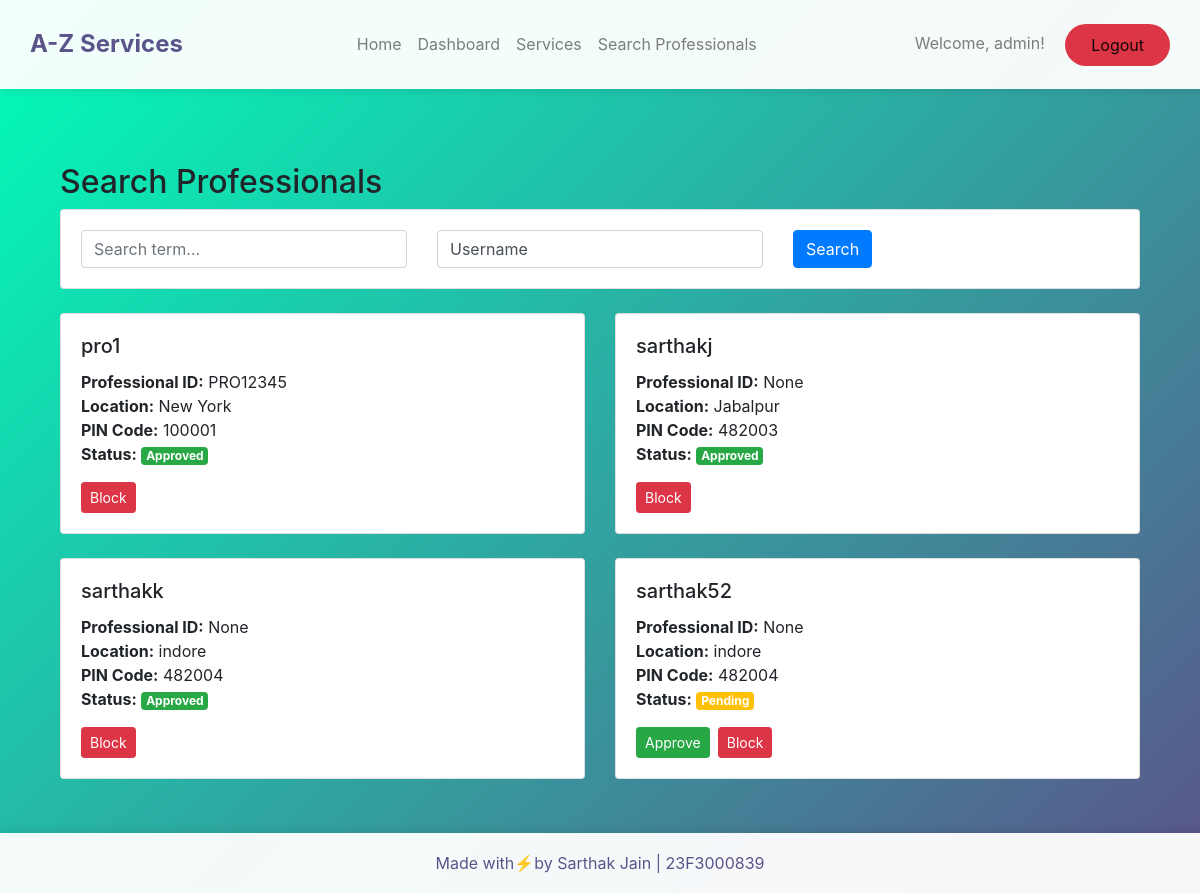
Screenshot of /admin/search_professionals (signed in) with the database file from the repository.
### app/models.py (models this page shows, shortened)
class User(UserMixin, db.Model):
    __tablename__ = 'user'
    id = db.Column(db.Integer, primary_key=True)
    username = db.Column(db.String(80), unique=True, nullable=False)
    password = db.Column(db.String(120), nullable=False)
    role = db.Column(db.String(20), nullable=False)  # 'admin', 'professional', 'customer'
    is_approved = db.Column(db.Boolean, default=False)
    is_blocked = db.Column(db.Boolean, default=False)
    average_rating = db.Column(db.Float, default=0.0)
    location = db.Column(db.String(100))
    pincode = db.Column(db.String(6))
    professional_id = db.Column(db.String(8), unique=True)  # For format PRO12345
    service_requests_made = db.relationship('ServiceRequest',
                                          foreign_keys='ServiceRequest.customer_id',
                                          backref='customer')
    service_requests_received = db.relationship('ServiceRequest',
                                              foreign_keys='ServiceRequest.professional_id',
                                              backref='professional')
    reviews_given = db.relationship('Review',
                                  foreign_keys='Review.customer_id',
                                  backref='reviewer')
    reviews_received = db.relationship('Review',
                                     foreign_keys='Review.professional_id',
                                     backref='reviewed_professional')

### app/views/admin.py (the view, shortened to what this page needs)
@admin_bp.route('/search_professionals', methods=['GET'])
@admin_required
def search_professionals():
    form = ProfessionalSearchForm()
    query = User.query.filter_by(role='professional')
    search_term = request.args.get('search_term', '')
    search_type = request.args.get('search_type', 'username')
    professionals = query.all()
    return render_template('admin/search_professionals.html',
                         professionals=professionals,
                         form=form)

### app/forms.py
class ProfessionalSearchForm(FlaskForm):
    search_term = StringField('Search', validators=[Optional()])
    search_type = SelectField('Search By',
                            choices=[
                                ('username', 'Username'),
                                ('professional_id', 'Professional ID'),
                                ('location', 'Location'),
                                ('pincode', 'PIN Code')
                            ])
    submit = SubmitField('Search')

### app/__init__.py (called while the page is built)
def create_app(config_class=Config):
    app = Flask(__name__)
    app.config.from_object(config_class)
    db.init_app(app)
    migrate.init_app(app, db)
    login_manager.init_app(app)
    login_manager.login_view = 'main.login'
    from .models import User
    @login_manager.user_loader
    def load_user(user_id):
        return User.query.get(int(user_id))
    from .views.admin import admin_bp
    from .views.customer import customer_bp
    from .views.professional import professional_bp
    from .routes import main_bp
    app.register_blueprint(admin_bp, url_prefix='/admin')
    app.register_blueprint(customer_bp, url_prefix='/customer')
    app.register_blueprint(professional_bp, url_prefix='/professional')
    app.register_blueprint(main_bp)
    with app.app_context():
        db.create_all()
    return app

### app/views/admin.py (called while the page is built)
def admin_required(f):
    @wraps(f)
    def decorated_function(*args, **kwargs):
        if not current_user.is_authenticated or current_user.role != 'admin':
            flash('You need to be logged in as an admin to view this page.', 'danger')
            return redirect(url_for('main.login'))
        return f(*args, **kwargs)
    return decorated_function

### app/templates/admin/search_professionals.html (shortened to what this page needs)
{% extends "layout.html" %}
{% block content %}
<div class="container mt-4">
    <h2>Search Professionals</h2>
    <div class="card mb-4">
        <div class="card-body">
            <form method="GET" class="row g-3">
                <div class="col-md-4">
                    {{ form.search_term(class="form-control", placeholder="Search term...") }}
                </div>
                <div class="col-md-4">
                    {{ form.search_type(class="form-control") }}
                </div>
                <div class="col-md-4">
                    {{ form.submit(class="btn btn-primary") }}
                </div>
            </form>
        </div>
    </div>
    <div class="row">
        {% for professional in professionals %}
        <div class="col-md-6 mb-4">
            <div class="card">
                <div class="card-body">
                    <h5 class="card-title">{{ professional.username }}</h5>
                    <p class="card-text">
                        <strong>Professional ID:</strong> {{ professional.professional_id }}<br>
                        <strong>Location:</strong> {{ professional.location }}<br>
                        <strong>PIN Code:</strong> {{ professional.pincode }}<br>
                        <strong>Status:</strong>
                        {% if professional.is_approved %}
                            <span class="badge bg-success">Approved</span>
                        {% else %}
                            <span class="badge bg-warning">Pending</span>
                        {% endif %}
                    </p>
                    <div class="d-flex gap-2">
                        {% if not professional.is_approved %}
                        <form action="{{ url_for('admin.approve_professional', user_id=professional.id) }}"
                              method="POST" class="d-inline">
                            <button type="submit" class="btn btn-success btn-sm">
                                Approve
                            </button>
                        </form>
                        {% endif %}
                        <form action="{{ url_for('admin.block_professional', user_id=professional.id) }}"
                              method="POST" class="d-inline">
                            <button type="submit" class="btn btn-danger btn-sm">
                                {{ 'Unblock' if professional.is_blocked else 'Block' }}
                            </button>
                        </form>
                    </div>
                </div>
            </div>
        </div>
        {% endfor %}
    </div>
</div>
{% endblock %}

### app/templates/layout.html (shortened to what this page needs)
<!DOCTYPE html>
<html lang="en">
<head>
    <link href="https://cdn.jsdelivr.net/npm/bootstrap@5.3.2/dist/css/bootstrap.min.css" rel="stylesheet">
    <link rel="stylesheet" href="https://stackpath.bootstrapcdn.com/bootstrap/4.5.2/css/bootstrap.min.css">
</head>
<body>
    <nav class="navbar navbar-expand-lg navbar-light d-flex justify-content-between">
        <div>
        <a class="navbar-brand" href="{{ url_for('main.index') }}">A-Z Services</a>
        </div>
            <ul class="navbar-nav">
                <li class="nav-item">
                    <a class="nav-link" href="{{ url_for('main.index') }}">Home</a>
                </li>
                {% if current_user.is_authenticated %}
                    <li class="nav-item">
                        {% if current_user.role == 'customer' %}
                            <a class="nav-link" href="{{ url_for('customer.dashboard') }}">Dashboard</a>
                        {% elif current_user.role == 'professional' %}
                            <a class="nav-link" href="{{ url_for('professional.dashboard') }}">Dashboard</a>
                        {% elif current_user.role == 'admin' %}
                            <a class="nav-link" href="{{ url_for('admin.dashboard') }}">Dashboard</a>
                        {% endif %}
                    </li>
                {% endif %}
                {% if current_user.role=="admin" %}
                <li class="nav-item">
                    <a class="nav-link" href="{{ url_for('admin.manage_services') }}">Services</a>
                </li>
                {% endif %}
                {% if current_user.role=="admin" %}
                <li class="nav-item">
                    <a class="nav-link" href="{{ url_for('admin.search_professionals') }}">Search Professionals</a>
                </li>
                {% endif %}
            </ul>
            <div class="navbar-text">
                {% if current_user.is_authenticated %}
                    <span class="navbar-text mr-3">Welcome, {{ current_user.username }}!</span>
                    <a class="btn btn-logout" href="{{ url_for('main.logout') }}">Logout</a>
                {% else %}
                    <a class="btn btn-login" href="{{ url_for('main.login') }}">Login</a>
                    <a class="btn btn-register" href="{{ url_for('main.register') }}">Register</a>
                {% endif %}
            </div>
    </nav>
    <div class="page-wrapper">
        <div class="container">
            {% block content %}{% endblock %}
        </div>
    </div>
    <footer class="footer">
        <p class="mb-0">Made with⚡by Sarthak Jain | 23F3000839</p>
    </footer>
</body>
</html>

### app/templates/layout.html (style rules this page uses)
body { background: linear-gradient(135deg, #00feba, #5b548a); min-height: 100vh; padding-bottom: 60px; position: relative; }
.navbar { padding: 15px 30px; background: rgba(255, 255, 255, 0.95) !important; box-shadow: 0 2px 10px rgba(0,0,0,0.1); }
.navbar-brand { font-weight: bold; font-size: 24px; color: #5b548a !important; }
.page-wrapper { padding-top: 50px; padding-bottom: 30px; }
.btn-logout { background: #dc3545; color: white; padding: 8px 25px; border-radius: 25px; }
.footer { position: absolute; bottom: 0; width: 100%; height: 60px; background: rgba(255, 255, 255, 0.95); display: flex; align-items: center; justify-content: center; color: #5b548a; box-shadow: 0 -2px 10px rgba(0,0,0,0.1); }

### rows the page displays
User: username "admin"
User: username "pro1", professional_id "PRO12345", location "New York", pincode "100001", is_approved "Approved", is_blocked "Block"
User: username "sarthakj", professional_id "None", location "Jabalpur", pincode "482003", is_approved "Approved", is_blocked "Block"
User: username "sarthakk", professional_id "None", location "indore", pincode "482004", is_approved "Approved", is_blocked "Block"
User: username "sarthak52", professional_id "None", location "indore", pincode "482004", is_approved "Pending", is_blocked "Block"
